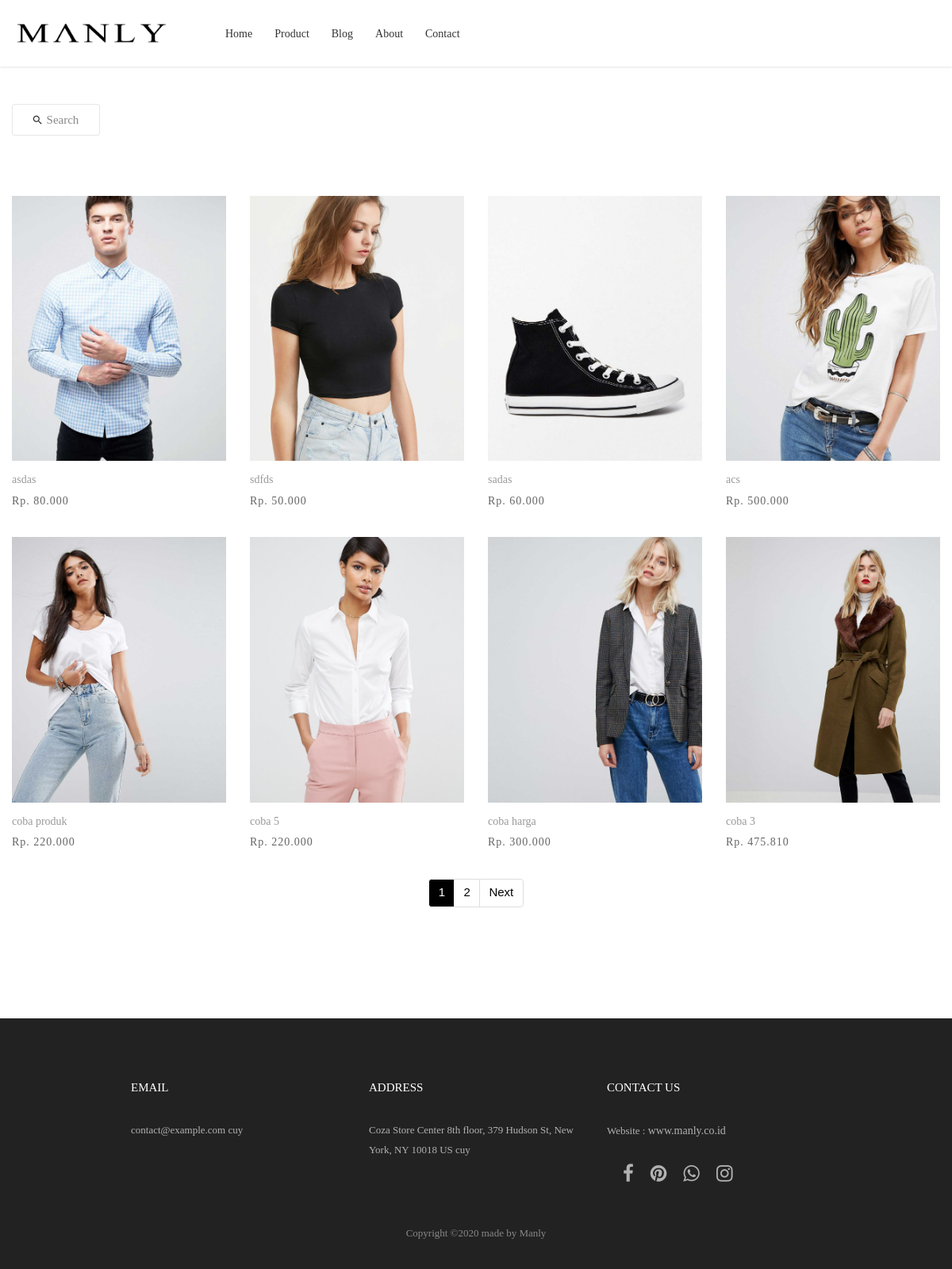
Page /index.php/shop on the earlier database version.
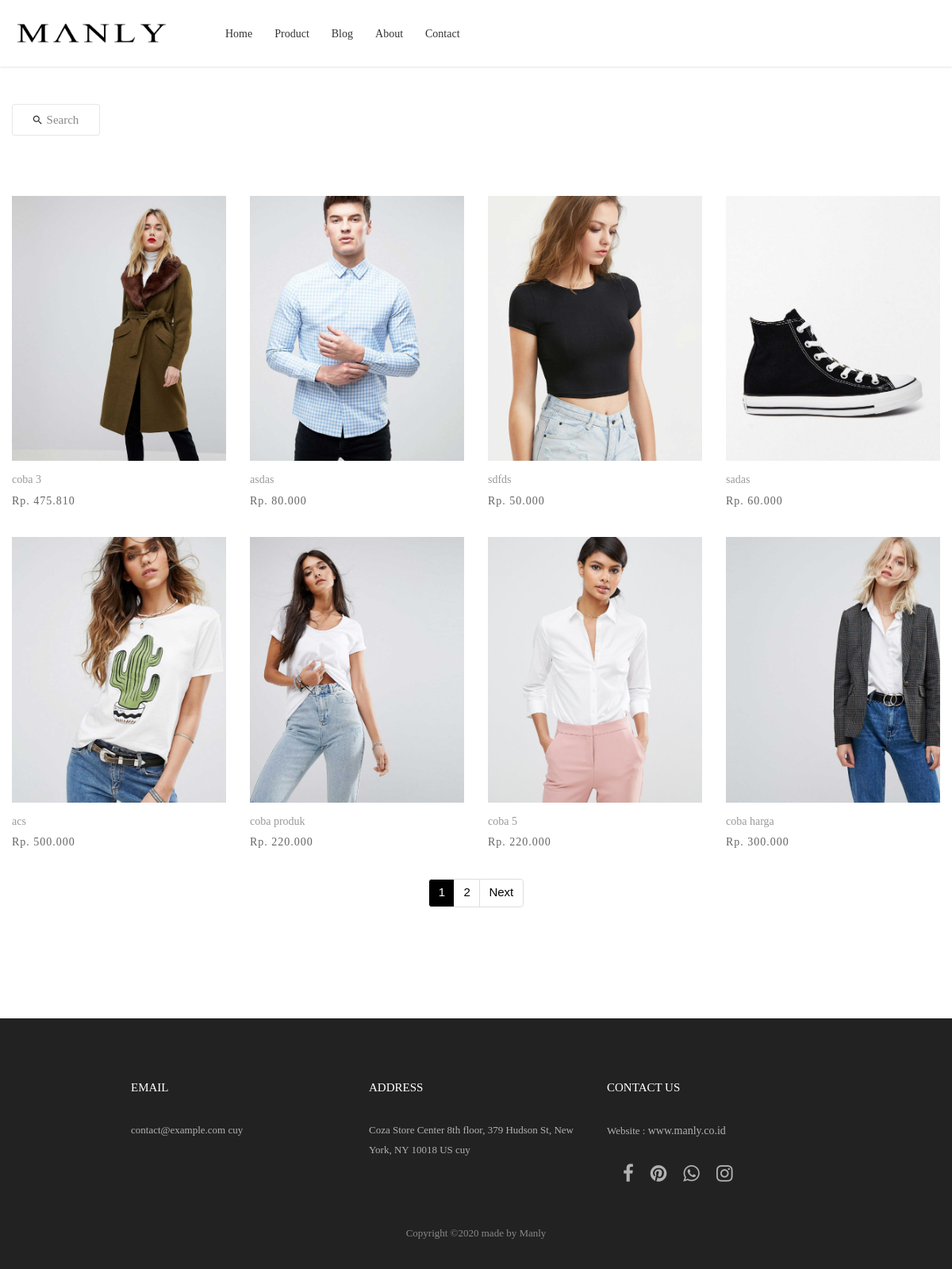
Same page on the later database version.
### tables this page shows
CREATE TABLE `tb_produk` (
  `id_produk` int(11) NOT NULL,
  `tanggal_post` timestamp NOT NULL DEFAULT current_timestamp() ON UPDATE current_timestamp(),
  `nama_produk` varchar(100) NOT NULL,
  `harga_produk` int(11) NOT NULL,
  `deskripsi_produk` text NOT NULL,
  `stok_produk` int(11) NOT NULL,
  `foto_produk` varchar(40) NOT NULL
);

CREATE TABLE `tb_kontak` (
  `id_kontak` int(11) NOT NULL,
  `gambar_header` varchar(50) NOT NULL,
  `alamat` varchar(100) NOT NULL,
  `no_hp` varchar(14) NOT NULL,
  `email` varchar(50) NOT NULL
);

### index.php (called while the page is built, shortened)
<?php
require_once BASEPATH.'core/CodeIgniter.php';

### application/models/Backend/M_produk.php (called while the page is built, shortened)
<?php
class M_produk extends CI_Model{
	function get_produk_list($limit, $start){
		$this->db->select ('*');
    $this->db->from ('tb_produk');
    $this->db->order_by('tanggal_post', 'DESC');
    $this->db->limit($limit, $start);
    $query = $this->db->get();
    return $query;
  }
}

### application/views/Frontend/produk.php (the view, shortened to what this page needs)
<!DOCTYPE html>
<html lang="en">
<head>
  <link rel="stylesheet" type="text/css" href="<?php echo base_url('assets/front/vendor/bootstrap/css/bootstrap.min.css')?>">
  <link rel="stylesheet" type="text/css" href="<?php echo base_url('assets/front/fonts/font-awesome-4.7.0/css/font-awesome.min.css')?>">
  <link rel="stylesheet" type="text/css" href="<?php echo base_url('assets/front/fonts/iconic/css/material-design-iconic-font.min.css')?>">
  <link rel="stylesheet" type="text/css" href="<?php echo base_url('assets/front/fonts/linearicons-v1.0.0/icon-font.min.css')?>">
  <link rel="stylesheet" type="text/css" href="<?php echo base_url('assets/front/vendor/animate/animate.css')?>">
  <link rel="stylesheet" type="text/css" href="<?php echo base_url('assets/front/vendor/css-hamburgers/hamburgers.min.css')?>">
  <link rel="stylesheet" type="text/css" href="<?php echo base_url('assets/front/vendor/animsition/css/animsition.min.css')?>">
  <link rel="stylesheet" type="text/css" href="<?php echo base_url('assets/front/vendor/select2/select2.min.css')?>">
  <link rel="stylesheet" type="text/css" href="<?php echo base_url('assets/front/vendor/daterangepicker/daterangepicker.css')?>">
  <link rel="stylesheet" type="text/css" href="<?php echo base_url('assets/front/vendor/slick/slick.css')?>">
  <link rel="stylesheet" type="text/css" href="<?php echo base_url('assets/front/vendor/MagnificPopup/magnific-popup.css')?>">
  <link rel="stylesheet" type="text/css" href="<?php echo base_url('assets/front/vendor/perfect-scrollbar/perfect-scrollbar.css')?>">
  <link rel="stylesheet" type="text/css" href="<?php echo base_url('assets/front/css/util.css')?>">
  <link rel="stylesheet" type="text/css" href="<?php echo base_url('assets/front/css/main.css')?>">
</head>
<body class="animsition">
  <header class="header-v2">
    <div class="container-menu-desktop">
      <div class="wrap-menu-desktop how-shadow1">
        <nav class="limiter-menu-desktop container">
          <a href="<?php echo base_url('home')?>" class="logo">
            <img src="<?php echo base_url().'/assets/images/theme/'.$logo_header;?>" alt="IMG-LOGO" width="200px">
          </a>
          <div class="menu-desktop">
            <ul class="main-menu">
              <li>
                <a href="<?php echo base_url('home')?>">Home</a>
              </li>
              <li>
                <a href="<?php echo base_url('shop')?>">Product</a>
              </li>
              <li>
                <a href="<?php echo base_url('blog')?>">Blog</a>
              </li>
              <li>
                <a href="<?php echo base_url('about')?>">About</a>
              </li>
              <li>
                <a href="<?php echo base_url('contact')?>">Contact</a>
              </li>
            </ul>
          </div>
        </nav>
      </div>
    </div>
  </header>
  <div class="bg0 m-t-23 p-b-140">
    <div class="container">
      <div class="flex-w flex-sb-m p-b-52">
        <div class="flex-w flex-l-m filter-tope-group m-tb-10">
          <div class="flex-w flex-c-m m-tb-10">
            <div class="flex-c-m stext-106 cl6 size-105 bor4 pointer hov-btn3 trans-04 m-tb-4 js-show-search">
              <i class="icon-search cl2 m-r-6 fs-15 trans-04 zmdi zmdi-search"></i>
              Search
            </div>
          </div>
        </div>
      </div>
      <div class="row isotope-grid">
        <?php $counter=0; foreach ($data->result() as $row):?>
              <div class="col-sm-6 col-md-4 col-lg-3 p-b-35 isotope-item">
                <div class="block2">
                  <div class="block2-pic hov-img0">
                    <img src="<?php echo base_url('assets/images/produk/'.$row->foto_produk)?>" alt="IMG-PRODUCT">
                  </div>
                  <div class="block2-txt flex-w flex-t p-t-14">
                    <div class="block2-txt-child1 flex-col-l ">
                      <a href="<?php echo site_url('Shop/detail/'.$row->id_produk);?>" class="stext-104 cl4 hov-cl1 trans-04 js-name-b2 p-b-6">
                        <?php echo $row->nama_produk;?>
                      </a>
                      <span class="stext-105 cl3">
                        <?php $angka = $row->harga_produk;
                          echo 'Rp. '. number_format($angka, 0, '', '.');
                        ?>
                      </span>
                    </div>
                  </div>
                </div>
              </div>
        <?php endforeach;?>
      </div>
      <div class="row">
        <div class="col">
          <?php echo $pagination; ?>
        </div>
      </div>
    </div>
  </div>
</body>

### application/controllers/Shop.php (shortened to what this page needs)
<?php
class Shop extends CI_Controller {
	function __construct(){
		$this->load->model('Backend/M_produk');
    $this->load->model('Backend/M_kategori');
	}
	public function index()
	{
    $config['base_url'] = site_url('shop/index');
    $config['total_rows'] = $this->db->count_all('tb_produk');
    $config['per_page'] = 8;
    $config["uri_segment"] = 3;
    $choice = $config["total_rows"] / $config["per_page"];
    $config["num_links"] = floor($choice);
    $config['first_link']       = 'First';
    $config['last_link']        = 'Last';
    $config['next_link']        = 'Next';
    $config['prev_link']        = 'Prev';
    $config['full_tag_open']    = '<div class="pagging text-center"><nav><ul class="pagination justify-content-center">';
    $config['full_tag_close']   = '</ul></nav></div>';
    $config['num_tag_open']     = '<li class="page-item"><span class="page-link">';
    $config['num_tag_close']    = '</span></li>';
    $config['cur_tag_open']     = '<li class="page-item active"><span class="page-link">';
    $config['cur_tag_close']    = '<span class="sr-only">(current)</span></span></li>';
    $config['next_tag_open']    = '<li class="page-item"><span class="page-link">';
    $config['next_tagl_close']  = '<span aria-hidden="true">&raquo;</span></span></li>';
    $config['prev_tag_open']    = '<li class="page-item"><span class="page-link">';
    $config['prev_tagl_close']  = '</span>Next</li>';
    $config['first_tag_open']   = '<li class="page-item"><span class="page-link">';
    $config['first_tagl_close'] = '</span></li>';
    $config['last_tag_open']    = '<li class="page-item"><span class="page-link">';
    $config['last_tagl_close']  = '</span></li>';
    $this->pagination->initialize($config);
    $data['page'] = ($this->uri->segment(3)) ? $this->uri->segment(3) : 0;
    $home = $this->db->get('tb_home',1)->row();
    $data['favicon'] = $home->favicon;
    $data['logo_header'] = $home->logo_header;
    $data['data'] = $this->M_produk->get_produk_list($config["per_page"], $data['page']);
    $data['pagination'] = $this->pagination->create_links();
    $kontak = $this->db->get('tb_kontak',1)->row();
    $data['alamat'] = $kontak->alamat;
    $data['no_hp'] = $kontak->no_hp;
    $data['email'] = $kontak->email;
  	$this->load->view('Frontend/produk.php',$data);
  	$this->load->view('Frontend/templates/footer.php');
	}
}

### application/views/Frontend/templates/footer.php (shortened to what this page needs)
<footer class="bg3 p-t-75 p-b-32">
		<div class="container">
			<div class="row justify-content-center">
				<div class="col-xs-3 col-sm-3 col-lg-3 p-b-50">
					<h4 class="stext-301 cl0 p-b-30">
						Email
          </h4>
					<ul>
						<li class="p-b-10">
							<a href="#" class="stext-107 cl7 hov-cl1 trans-04">
								<?php echo $email; ?>
							</a>
						</li>
          </ul>
				</div>
				<div class="col-xs-3 col-sm-3 col-lg-3 p-b-50">
					<h4 class="stext-301 cl0 p-b-30">
						Address
					</h4>
					<p class="stext-107 cl7 size-300">
						<?php echo $alamat; ?>
					</p>
				</div>
        <div class="col-xs-3 col-sm-3 col-lg-3 p-b-50">
          <h4 class="stext-301 cl0 p-b-30">
            Contact Us
          </h4>
          <p class="stext-107 cl7 size-300">Website :
            <a class="fs-14 cl7 hov-cl1 trans-04 m-r-16" href="http://manly.co.id/home" > www.manly.co.id</a>
          </p>
          <div class="p-t-27" style="margin-left: 20px;">
            <a href="https://web.facebook.com/ManlyShirt/" class="fs-18 cl7 hov-cl1 trans-04 m-r-16">
              <i class="fa fa-lg fa-facebook"></i>
            </a>
             <a href="https://id.pinterest.com/manlycollection/" class="fs-18 cl7 hov-cl1 trans-04 m-r-16">
              <i class="fa fa-lg fa-pinterest"></i>
            </a>
            <a href="https://api.whatsapp.com/send?phone=<?php echo $no_hp ?>" class="fs-18 cl7 hov-cl1 trans-04 m-r-16">
              <i class="fa fa-lg fa-whatsapp"></i>
            </a>
            <a href="https://www.instagram.com/kemejamanly/?hl=id" class="fs-18 cl7 hov-cl1 trans-04 m-r-16">
              <i class="fa fa-lg fa-instagram"></i>
            </a>
          </div>
        </div>
			</div>
				<p class="stext-107 cl6 txt-center">
Copyright &copy;<script>document.write(new Date().getFullYear());</script> made by <span>Manly</span>
				</p>
			</div>
	</footer>
</body>
</html>

### assets/front/css/main.css (style rules this page uses)
.container { max-width: 1380px; }
@media (max-width: 1600px) { .container { max-width: 1200px; } }
.container-menu-desktop { height: auto; width: 100%; position: relative; -webkit-transition: all 0.3s; -o-transition: all 0.3s; -moz-transition: all 0.3s; transition: all 0.3s; }
.header-v2 .container-menu-desktop { height: 84px; }
.wrap-menu-desktop { position: fixed; z-index: 1100; background-color: transparent; width: 100%; height: 84px; left: 0px; -webkit-transition: height 0.3s, background-color 0.3s; -o-transition: height 0.3s, background-color 0.3s; -moz-transition: height 0.3s, background-color 0.3s; transition: height 0.3s, background-color 0.3s; }
.header-v2 .wrap-menu-desktop { background-color: #fff; top: 0; }
.limiter-menu-desktop { height: 100%; display: -webkit-box; display: -webkit-flex; display: -moz-box; display: -ms-flexbox; display: flex; align-items: center; background-color: transparent; }
.logo { display: -webkit-box; display: -webkit-flex; display: -moz-box; display: -ms-flexbox; display: flex; align-items: center; height: 65%; margin-right: 55px; }
.logo img { max-width: 100%; max-height: 100%; }
.menu-desktop { display: -webkit-box; display: -webkit-flex; display: -moz-box; display: -ms-flexbox; display: flex; align-items: center; height: 100%; }
.main-menu { list-style-type: none; margin: 0; display: -webkit-box; display: -webkit-flex; display: -moz-box; display: -ms-flexbox; display: flex; align-items: center; }
.main-menu > li { display: block; position: relative; padding: 20px 10px 20px 0px; margin: 0px 4px 0px 14px; }
.main-menu > li > a { font-family: Gotham-Medium; font-size: 14px; color: #333; padding: 5px 0px; transition: all 0.4s; -webkit-transition: all 0.4s; -o-transition: all 0.4s; -moz-transition: all 0.4s; }
.block2-pic { position: relative; }
.block2-txt-child1 { width: calc(100% - 30px); }
.cl0 { color: #fff; }
.cl2 { color: #333; }
.cl3 { color: #666; }
.cl4 { color: #999; }
.cl6 { color: #888; }
.cl7 { color: #b2b2b2; }
.stext-104 { font-family: Gotham-Medium; font-size: 14px; line-height: 1.466667; }
.stext-105 { font-family: Gotham-Medium; font-size: 14px; line-height: 1.466667; letter-spacing: 1px; }
.stext-106 { font-family: Gotham-Medium; font-size: 15px; line-height: 1.2; }
.stext-107 { font-family: Gotham-Medium; font-size: 13px; line-height: 1.923; }
.stext-301 { font-family: Gotham-Medium; font-size: 15px; line-height: 1.6; text-transform: uppercase; }
.size-105 { min-width: 111px; height: 40px; }
.bg0 { background-color: #fff; }
.bg3 { background-color: #222; }
.bor4 { border: 1px solid #e6e6e6; border-radius: 3px; }
.how-shadow1 { box-shadow: 0 0px 3px 0px rgba(0,0,0,0.2); -moz-box-shadow: 0 0px 3px 0px rgba(0,0,0,0.2); -webkit-box-shadow: 0 0px 3px 0px rgba(0,0,0,0.2); -o-box-shadow: 0 0px 3px 0px rgba(0,0,0,0.2); -ms-box-shadow: 0 0px 3px 0px rgba(0,0,0,0.2); }
.hov-img0 { display: block; overflow: hidden; }
.hov-img0 img { width: 100%; -webkit-transition: transform 0.9s ease; -o-transition: transform 0.9s ease; -moz-transition: transform 0.9s ease; transition: transform 0.9s ease; }

### application/views/Frontend/produk.php (style rules this page uses)
.page-link a { color: #000; }
.page-item.active .page-link { z-index: 2; color: #fff; background-color: #000; border-color: #fff; }

Differences in the rows shown:
changed tb_produk "coba 3": moves up the list
